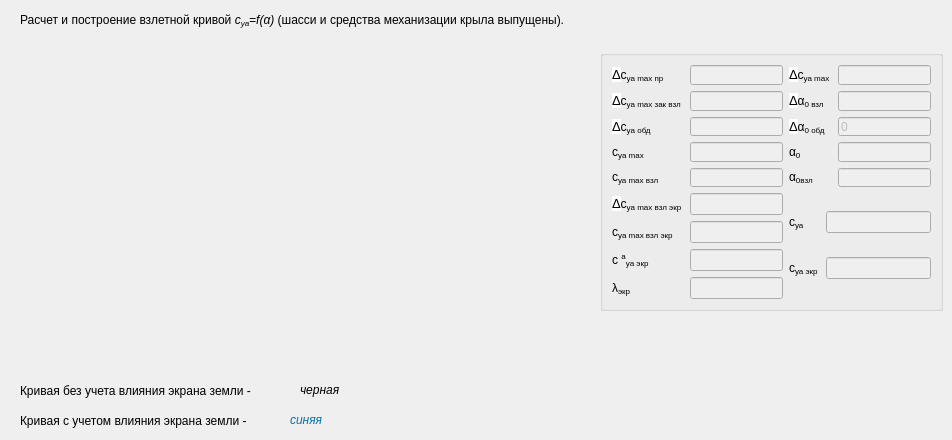
            <widget class="QWidget" name="tabUp">
             <attribute name="title">
              <string>Взлетная</string>
             </attribute>
             <widget class="QWidget" name="upwidget" native="true">
              <property name="geometry">
               <rect>
                <x>20</x>
                <y>50</y>
                <width>571</width>
                <height>321</height>
               </rect>
              </property>
             </widget>
             <widget class="QGroupBox" name="groupBox_16">
              <property name="geometry">
               <rect>
                <x>600</x>
                <y>50</y>
                <width>343</width>
                <height>261</height>
               </rect>
              </property>
              <property name="title">
               <string/>
              </property>
              <layout class="QGridLayout" name="gridLayout_25">
               <item row="0" column="0">
                <layout class="QGridLayout" name="gridLayout_17">
                 <item row="1" column="0">
                  <widget class="QLabel" name="label_237">
                   <property name="toolTip">
                    <string>&lt;html&gt;&lt;head/&gt;&lt;body&gt;&lt;p&gt;&lt;br/&gt;&lt;/p&gt;&lt;/body&gt;&lt;/html&gt;</string>
                   </property>
                   <property name="text">
                    <string>&lt;html&gt;&lt;head/&gt;&lt;body&gt;&lt;p&gt;&lt;span style=&quot; font-family:'-apple-system,BlinkMacSystemFont,Roboto,Helvetica Neue,Geneva,Noto Sans Armenian,Noto Sans Bengali,Noto Sans Cherokee,Noto Sans Devanagari,Noto Sans Ethiopic,Noto Sans Georgian,Noto Sans Hebrew,Noto Sans Kannada,Noto Sans Khmer,Noto Sans Lao,Noto Sans Osmanya,Noto Sans Tamil,Noto Sans Telugu,Noto Sans Thai,sans-serif,arial,Tahoma,verdana'; font-size:13px; color:#000000; background-color:#ffffff;&quot;&gt;Δ&lt;/span&gt;с&lt;span style=&quot; vertical-align:sub;&quot;&gt;ya max зак взл &lt;/span&gt;&lt;/p&gt;&lt;/body&gt;&lt;/html&gt;</string>
                   </property>
                  </widget>
                 </item>
                 <item row="2" column="0">
                  <widget class="QLabel" name="label_239">
                   <property name="toolTip">
                    <string>&lt;html&gt;&lt;head/&gt;&lt;body&gt;&lt;p&gt;&lt;br/&gt;&lt;/p&gt;&lt;/body&gt;&lt;/html&gt;</string>
                   </property>
                   <property name="text">
                    <string>&lt;html&gt;&lt;head/&gt;&lt;body&gt;&lt;p&gt;&lt;span style=&quot; font-family:'-apple-system,BlinkMacSystemFont,Roboto,Helvetica Neue,Geneva,Noto Sans Armenian,Noto Sans Bengali,Noto Sans Cherokee,Noto Sans Devanagari,Noto Sans Ethiopic,Noto Sans Georgian,Noto Sans Hebrew,Noto Sans Kannada,Noto Sans Khmer,Noto Sans Lao,Noto Sans Osmanya,Noto Sans Tamil,Noto Sans Telugu,Noto Sans Thai,sans-serif,arial,Tahoma,verdana'; font-size:13px; color:#000000; background-color:#ffffff;&quot;&gt;Δ&lt;/span&gt;с&lt;span style=&quot; vertical-align:sub;&quot;&gt;ya обд &lt;/span&gt;&lt;/p&gt;&lt;/body&gt;&lt;/html&gt;</string>
                   </property>
                  </widget>
                 </item>
                 <item row="0" column="0">
                  <widget class="QLabel" name="label_235">
                   <property name="toolTip">
                    <string>&lt;html&gt;&lt;head/&gt;&lt;body&gt;&lt;p&gt;&lt;br/&gt;&lt;/p&gt;&lt;/body&gt;&lt;/html&gt;</string>
                   </property>
                   <property name="text">
                    <string>&lt;html&gt;&lt;head/&gt;&lt;body&gt;&lt;p&gt;&lt;span style=&quot; font-family:'-apple-system,BlinkMacSystemFont,Roboto,Helvetica Neue,Geneva,Noto Sans Armenian,Noto Sans Bengali,Noto Sans Cherokee,Noto Sans Devanagari,Noto Sans Ethiopic,Noto Sans Georgian,Noto Sans Hebrew,Noto Sans Kannada,Noto Sans Khmer,Noto Sans Lao,Noto Sans Osmanya,Noto Sans Tamil,Noto Sans Telugu,Noto Sans Thai,sans-serif,arial,Tahoma,verdana'; font-size:13px; color:#000000; background-color:#ffffff;&quot;&gt;Δ&lt;/span&gt;с&lt;span style=&quot; vertical-align:sub;&quot;&gt;ya max пр &lt;/span&gt;&lt;/p&gt;&lt;/body&gt;&lt;/html&gt;</string>
                   </property>
                  </widget>
                 </item>
                 <item row="4" column="0">
                  <widget class="QLabel" name="label_236">
                   <property name="toolTip">
                    <string>&lt;html&gt;&lt;head/&gt;&lt;body&gt;&lt;p&gt;Максимальный коэффициент подъемной силы при взлете без учета влияния экрана земли&lt;/p&gt;&lt;/body&gt;&lt;/html&gt;</string>
                   </property>
                   <property name="text">
                    <string>&lt;html&gt;&lt;head/&gt;&lt;body&gt;&lt;p&gt;с&lt;span style=&quot; vertical-align:sub;&quot;&gt;уа max взл &lt;/span&gt;&lt;/p&gt;&lt;/body&gt;&lt;/html&gt;</string>
                   </property>
                  </widget>
                 </item>
                 <item row="3" column="0">
                  <widget class="QLabel" name="label_244">
                   <property name="toolTip">
                    <string>Максимальный коэффициент подъемной силы</string>
                   </property>
                   <property name="text">
                    <string>&lt;html&gt;&lt;head/&gt;&lt;body&gt;&lt;p&gt;с&lt;span style=&quot; vertical-align:sub;&quot;&gt;ya max &lt;/span&gt;&lt;/p&gt;&lt;/body&gt;&lt;/html&gt;</string>
                   </property>
                  </widget>
                 </item>
                 <item row="0" column="1">
                  <widget class="QLineEdit" name="la_dCyamaxpr_Up">
                   <property name="enabled">
                    <bool>false</bool>
                   </property>
                  </widget>
                 </item>
                 <item row="1" column="1">
                  <widget class="QLineEdit" name="la_dCyamaxzakvzl_Up">
                   <property name="enabled">
                    <bool>false</bool>
                   </property>
                  </widget>
                 </item>
                 <item row="2" column="1">
                  <widget class="QLineEdit" name="la_dCyaobd_Up">
                   <property name="enabled">
                    <bool>false</bool>
                   </property>
                  </widget>
                 </item>
                 <item row="3" column="1">
                  <widget class="QLineEdit" name="la_Cyamax_Up">
                   <property name="enabled">
                    <bool>false</bool>
                   </property>
                  </widget>
                 </item>
                 <item row="4" column="1">
                  <widget class="QLineEdit" name="la_Cyamaxvzl_Up">
                   <property name="enabled">
                    <bool>false</bool>
                   </property>
                  </widget>
                 </item>
                </layout>
               </item>
               <item row="0" column="1">
                <layout class="QGridLayout" name="gridLayout_18">
                 <item row="0" column="0">
                  <widget class="QLabel" name="label_245">
                   <property name="toolTip">
                    <string>&lt;html&gt;&lt;head/&gt;&lt;body&gt;&lt;p&gt;Зависит от типа механизации крыла&lt;/p&gt;&lt;/body&gt;&lt;/html&gt;</string>
                   </property>
                   <property name="text">
                    <string>&lt;html&gt;&lt;head/&gt;&lt;body&gt;&lt;p&gt;&lt;span style=&quot; font-family:'-apple-system,BlinkMacSystemFont,Roboto,Helvetica Neue,Geneva,Noto Sans Armenian,Noto Sans Bengali,Noto Sans Cherokee,Noto Sans Devanagari,Noto Sans Ethiopic,Noto Sans Georgian,Noto Sans Hebrew,Noto Sans Kannada,Noto Sans Khmer,Noto Sans Lao,Noto Sans Osmanya,Noto Sans Tamil,Noto Sans Telugu,Noto Sans Thai,sans-serif,arial,Tahoma,verdana'; font-size:13px; color:#000000; background-color:#ffffff;&quot;&gt;Δ&lt;/span&gt;с&lt;span style=&quot; vertical-align:sub;&quot;&gt;уа max &lt;/span&gt;&lt;/p&gt;&lt;/body&gt;&lt;/html&gt;</string>
                   </property>
                  </widget>
                 </item>
                 <item row="2" column="0">
                  <widget class="QLabel" name="la111_2">
                   <property name="toolTip">
                    <string notr="true"/>
                   </property>
                   <property name="text">
                    <string>&lt;html&gt;&lt;head/&gt;&lt;body&gt;&lt;p&gt;&lt;span style=&quot; font-family:'-apple-system,BlinkMacSystemFont,Roboto,Helvetica Neue,Geneva,Noto Sans Armenian,Noto Sans Bengali,Noto Sans Cherokee,Noto Sans Devanagari,Noto Sans Ethiopic,Noto Sans Georgian,Noto Sans Hebrew,Noto Sans Kannada,Noto Sans Khmer,Noto Sans Lao,Noto Sans Osmanya,Noto Sans Tamil,Noto Sans Telugu,Noto Sans Thai,sans-serif,arial,Tahoma,verdana'; font-size:13px; color:#000000; background-color:#ffffff;&quot;&gt;Δ&lt;/span&gt;&lt;span style=&quot; font-family:'Times New Roman'; font-size:medium; color:#000000;&quot;&gt;α&lt;/span&gt;&lt;span style=&quot; font-family:'Times New Roman'; font-size:medium; color:#000000; vertical-align:sub;&quot;&gt;0 &lt;/span&gt;&lt;span style=&quot; vertical-align:sub;&quot;&gt;обд&lt;/span&gt;&lt;/p&gt;&lt;/body&gt;&lt;/html&gt;</string>
                   </property>
                  </widget>
                 </item>
                 <item row="1" column="0">
                  <widget class="QLabel" name="label_243">
                   <property name="toolTip">
                    <string>&lt;html&gt;&lt;head/&gt;&lt;body&gt;&lt;p&gt;Приращения угла атаки нулевой подъемной силы при взлете&lt;/p&gt;&lt;/body&gt;&lt;/html&gt;</string>
                   </property>
                   <property name="text">
                    <string>&lt;html&gt;&lt;head/&gt;&lt;body&gt;&lt;p&gt;&lt;span style=&quot; font-family:'-apple-system,BlinkMacSystemFont,Roboto,Helvetica Neue,Geneva,Noto Sans Armenian,Noto Sans Bengali,Noto Sans Cherokee,Noto Sans Devanagari,Noto Sans Ethiopic,Noto Sans Georgian,Noto Sans Hebrew,Noto Sans Kannada,Noto Sans Khmer,Noto Sans Lao,Noto Sans Osmanya,Noto Sans Tamil,Noto Sans Telugu,Noto Sans Thai,sans-serif,arial,Tahoma,verdana'; font-size:13px; color:#000000; background-color:#ffffff;&quot;&gt;Δ&lt;/span&gt;&lt;span style=&quot; font-family:'Times New Roman'; font-size:medium; color:#000000;&quot;&gt;α&lt;/span&gt;&lt;span style=&quot; font-family:'Times New Roman'; font-size:medium; color:#000000; vertical-align:sub;&quot;&gt;0 &lt;/span&gt;&lt;span style=&quot; vertical-align:sub;&quot;&gt;взл &lt;/span&gt;&lt;/p&gt;&lt;/body&gt;&lt;/html&gt;</string>
                   </property>
                  </widget>
                 </item>
                 <item row="3" column="0">
                  <widget class="QLabel" name="label_246">
                   <property name="toolTip">
                    <string>Угол атаки нулевой подъемной силы</string>
                   </property>
                   <property name="text">
                    <string>&lt;html&gt;&lt;head/&gt;&lt;body&gt;&lt;p&gt;α&lt;span style=&quot; vertical-align:sub;&quot;&gt;0 &lt;/span&gt;&lt;/p&gt;&lt;/body&gt;&lt;/html&gt;</string>
                   </property>
                  </widget>
                 </item>
                 <item row="4" column="0">
                  <widget class="QLabel" name="label_252">
                   <property name="toolTip">
                    <string>Угол атаки нулевой подъемной силы при взлете</string>
                   </property>
                   <property name="text">
                    <string>&lt;html&gt;&lt;head/&gt;&lt;body&gt;&lt;p&gt;α&lt;span style=&quot; vertical-align:sub;&quot;&gt;0взл &lt;/span&gt;&lt;/p&gt;&lt;/body&gt;&lt;/html&gt;</string>
                   </property>
                  </widget>
                 </item>
                 <item row="0" column="1">
                  <widget class="QLineEdit" name="la_dCyamax_Up">
                   <property name="enabled">
                    <bool>false</bool>
                   </property>
                  </widget>
                 </item>
                 <item row="1" column="1">
                  <widget class="QLineEdit" name="la_da0vzl_Up">
                   <property name="enabled">
                    <bool>false</bool>
                   </property>
                  </widget>
                 </item>
                 <item row="2" column="1">
                  <widget class="QLineEdit" name="la_da0obd_Up">
                   <property name="enabled">
                    <bool>false</bool>
                   </property>
                   <property name="text">
                    <string>0</string>
                   </property>
                  </widget>
                 </item>
                 <item row="3" column="1">
                  <widget class="QLineEdit" name="la_a0_Up">
                   <property name="enabled">
                    <bool>false</bool>
                   </property>
                  </widget>
                 </item>
                 <item row="4" column="1">
                  <widget class="QLineEdit" name="la_a0vzl_Up">
                   <property name="enabled">
                    <bool>false</bool>
                   </property>
                  </widget>
                 </item>
                </layout>
               </item>
               <item row="1" column="0">
                <layout class="QGridLayout" name="gridLayout_19">
                 <item row="2" column="0">
                  <widget class="QLabel" name="label_249">
                   <property name="toolTip">
                    <string>&lt;html&gt;&lt;head/&gt;&lt;body&gt;&lt;p&gt;Производная коэффициента подъемной силы с учетом влияния экрана земли&lt;/p&gt;&lt;/body&gt;&lt;/html&gt;</string>
                   </property>
                   <property name="text">
                    <string>&lt;html&gt;&lt;head/&gt;&lt;body&gt;&lt;p&gt;с &lt;span style=&quot; vertical-align:super;&quot;&gt;а&lt;/span&gt;&lt;span style=&quot; vertical-align:sub;&quot;&gt;ya экр &lt;/span&gt;&lt;/p&gt;&lt;/body&gt;&lt;/html&gt;</string>
                   </property>
                  </widget>
                 </item>
                 <item row="1" column="0">
                  <widget class="QLabel" name="label_247">
                   <property name="toolTip">
                    <string>&lt;html&gt;&lt;head/&gt;&lt;body&gt;&lt;p&gt;Максимальный коэффициент подъемной силы при взлете с учетом экрана земли&lt;/p&gt;&lt;/body&gt;&lt;/html&gt;</string>
                   </property>
                   <property name="text">
                    <string>&lt;html&gt;&lt;head/&gt;&lt;body&gt;&lt;p&gt;с&lt;span style=&quot; vertical-align:sub;&quot;&gt;ya max взл экр &lt;/span&gt;&lt;/p&gt;&lt;/body&gt;&lt;/html&gt;</string>
                   </property>
                  </widget>
                 </item>
                 <item row="0" column="0">
                  <widget class="QLabel" name="label_248">
                   <property name="toolTip">
                    <string/>
                   </property>
                   <property name="text">
                    <string>&lt;html&gt;&lt;head/&gt;&lt;body&gt;&lt;p&gt;&lt;span style=&quot; font-family:'-apple-system,BlinkMacSystemFont,Roboto,Helvetica Neue,Geneva,Noto Sans Armenian,Noto Sans Bengali,Noto Sans Cherokee,Noto Sans Devanagari,Noto Sans Ethiopic,Noto Sans Georgian,Noto Sans Hebrew,Noto Sans Kannada,Noto Sans Khmer,Noto Sans Lao,Noto Sans Osmanya,Noto Sans Tamil,Noto Sans Telugu,Noto Sans Thai,sans-serif,arial,Tahoma,verdana'; font-size:13px; color:#000000; background-color:#ffffff;&quot;&gt;Δ&lt;/span&gt;с&lt;span style=&quot; vertical-align:sub;&quot;&gt;ya max взл экр &lt;/span&gt;&lt;/p&gt;&lt;/body&gt;&lt;/html&gt;</string>
                   </property>
                  </widget>
                 </item>
                 <item row="3" column="0">
                  <widget class="QLabel" name="label_250">
                   <property name="toolTip">
                    <string>Фиктивное удлинение крыла, учитывающее влияние экрана земли</string>
                   </property>
                   <property name="text">
                    <string>&lt;html&gt;&lt;head/&gt;&lt;body&gt;&lt;p&gt;λ&lt;span style=&quot; vertical-align:sub;&quot;&gt;экр &lt;/span&gt;&lt;/p&gt;&lt;/body&gt;&lt;/html&gt;</string>
                   </property>
                  </widget>
                 </item>
                 <item row="0" column="1">
                  <widget class="QLineEdit" name="la_dCyamaxvzl_scrin_Up">
                   <property name="enabled">
                    <bool>false</bool>
                   </property>
                  </widget>
                 </item>
                 <item row="1" column="1">
                  <widget class="QLineEdit" name="la_Cyamaxvzl_scrin_Up">
                   <property name="enabled">
                    <bool>false</bool>
                   </property>
                  </widget>
                 </item>
                 <item row="2" column="1">
                  <widget class="QLineEdit" name="la_Caya_scrin_Up">
                   <property name="enabled">
                    <bool>false</bool>
                   </property>
                  </widget>
                 </item>
                 <item row="3" column="1">
                  <widget class="QLineEdit" name="la_lamda_scrin_Up">
                   <property name="enabled">
                    <bool>false</bool>
                   </property>
                  </widget>
                 </item>
                </layout>
               </item>
               <item row="1" column="1">
                <layout class="QGridLayout" name="gridLayout_28">
                 <item row="0" column="0">
                  <widget class="QLabel" name="label_238">
                   <property name="text">
                    <string>&lt;html&gt;&lt;head/&gt;&lt;body&gt;&lt;p&gt;с&lt;span style=&quot; vertical-align:sub;&quot;&gt;уа &lt;/span&gt;&lt;/p&gt;&lt;/body&gt;&lt;/html&gt;</string>
                   </property>
                  </widget>
                 </item>
                 <item row="1" column="0">
                  <widget class="QLabel" name="label_251">
                   <property name="text">
                    <string>&lt;html&gt;&lt;head/&gt;&lt;body&gt;&lt;p&gt;с&lt;span style=&quot; vertical-align:sub;&quot;&gt;уа экр &lt;/span&gt;&lt;/p&gt;&lt;/body&gt;&lt;/html&gt;</string>
                   </property>
                  </widget>
                 </item>
                 <item row="0" column="1">
                  <widget class="QLineEdit" name="la_Cya_Up">
                   <property name="enabled">
                    <bool>false</bool>
                   </property>
                  </widget>
                 </item>
                 <item row="1" column="1">
                  <widget class="QLineEdit" name="la_Cya_scrin_Up">
                   <property name="enabled">
                    <bool>false</bool>
                   </property>
                  </widget>
                 </item>
                </layout>
               </item>
              </layout>
             </widget>
             <widget class="QLabel" name="label_Mkr_6">
              <property name="geometry">
               <rect>
                <x>20</x>
                <y>5</y>
                <width>821</width>
                <height>31</height>
               </rect>
              </property>
              <property name="text">
               <string>&lt;html&gt;&lt;head/&gt;&lt;body&gt;&lt;p&gt;Расчет и построение взлетной кривой&lt;span style=&quot; font-style:italic;&quot;&gt; c&lt;/span&gt;&lt;span style=&quot; font-style:italic; vertical-align:sub;&quot;&gt;ya&lt;/span&gt;&lt;span style=&quot; font-style:italic;&quot;&gt;=f(α) &lt;/span&gt;(шасси и средства механизации крыла выпущены).&lt;/p&gt;&lt;/body&gt;&lt;/html&gt;</string>
              </property>
             </widget>
             <widget class="QLabel" name="label_284">
              <property name="geometry">
               <rect>
                <x>20</x>
                <y>380</y>
                <width>271</width>
                <height>21</height>
               </rect>
              </property>
              <property name="text">
               <string>Кривая без учета влияния экрана земли -</string>
              </property>
             </widget>
             <widget class="QLabel" name="label_286">
              <property name="geometry">
               <rect>
                <x>20</x>
                <y>410</y>
                <width>271</width>
                <height>21</height>
               </rect>
              </property>
              <property name="text">
               <string>Кривая с учетом влияния экрана земли -</string>
              </property>
             </widget>
             <widget class="QLabel" name="label_287">
              <property name="geometry">
               <rect>
                <x>300</x>
                <y>380</y>
                <width>51</width>
                <height>21</height>
               </rect>
              </property>
              <property name="text">
               <string>&lt;html&gt;&lt;head/&gt;&lt;body&gt;&lt;p&gt;&lt;span style=&quot; font-style:italic;&quot;&gt;черная&lt;/span&gt;&lt;/p&gt;&lt;/body&gt;&lt;/html&gt;</string>
              </property>
             </widget>
             <widget class="QLabel" name="label_288">
              <property name="geometry">
               <rect>
                <x>290</x>
                <y>410</y>
                <width>51</width>
                <height>21</height>
               </rect>
              </property>
              <property name="styleSheet">
               <string notr="true">color: rgb(0, 115, 168);</string>
              </property>
              <property name="text">
               <string>&lt;html&gt;&lt;head/&gt;&lt;body&gt;&lt;p&gt;&lt;span style=&quot; font-style:italic;&quot;&gt;синяя&lt;/span&gt;&lt;/p&gt;&lt;/body&gt;&lt;/html&gt;</string>
              </property>
             </widget>
            </widget>
